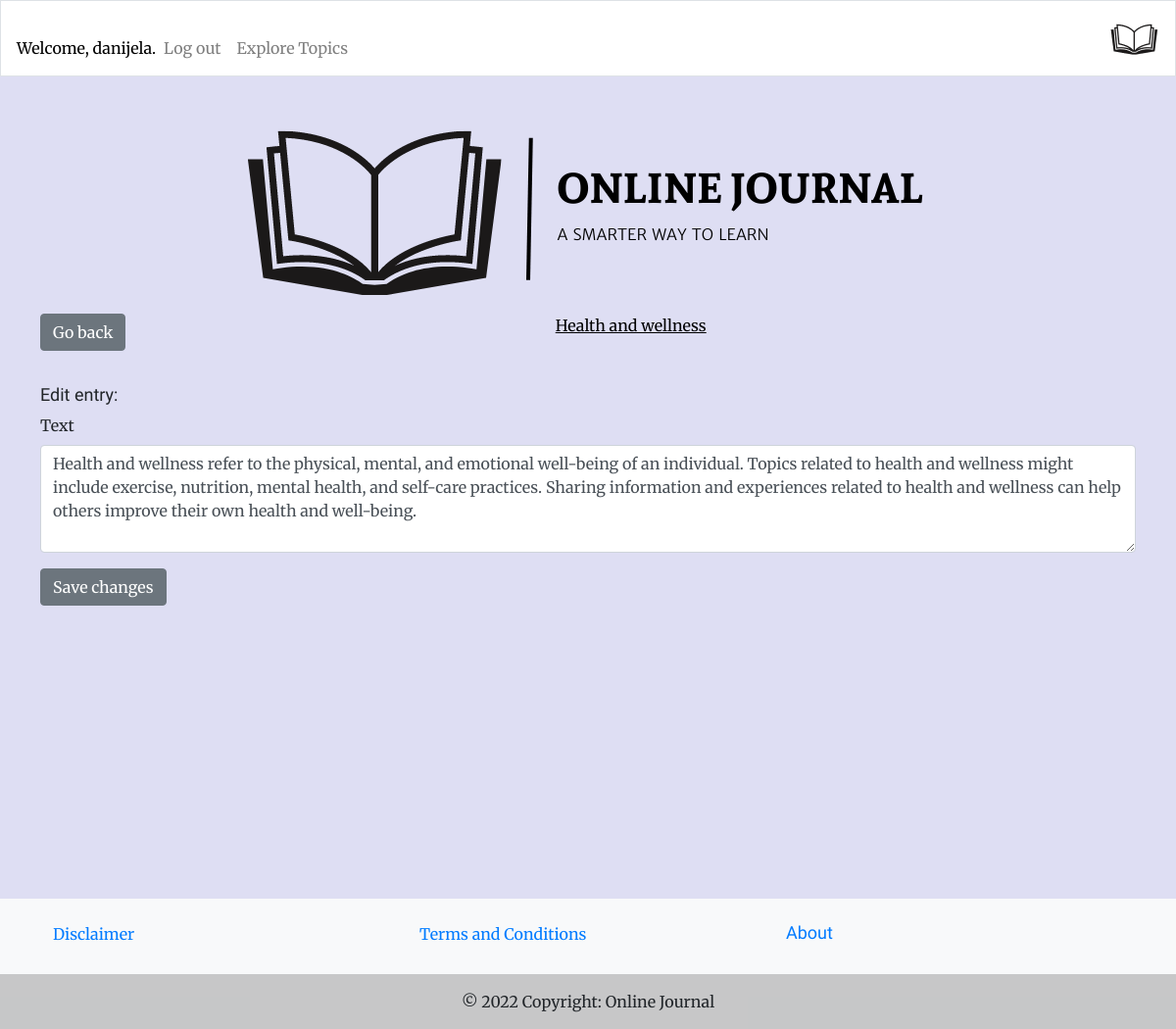
Page /edit_entry/16/ (signed in) on the committed database.
### learning_logs/models.py (models this page shows, shortened)
class Topic(models.Model):
    text = models.CharField(max_length=200)
    date_added = models.DateTimeField(auto_now_add=True)
    def __str__(self):
        return self.text

class Entry(models.Model):
    topic = models.ForeignKey(Topic, on_delete=models.CASCADE)
    text = models.TextField()
    date_added = models.DateTimeField(auto_now_add=True)

### learning_logs/views.py (the view)
# urls.py: path('edit_entry/<int:entry_id>/', views.edit_entry, name='edit_entry'),
@login_required
def edit_entry(request, entry_id):
    entry = get_object_or_404(Entry, id=entry_id)
    topic = entry.topic
    if request.method != 'POST':
        form = EntryModelForm(instance=entry)
    else:
        form = EntryModelForm(instance=entry, data=request.POST)
        if form.is_valid():
            form.save()
            return redirect('learning_logs:topic', topic_id=topic.id)
    context = {'entry': entry, 'topic': topic, 'form': form}
    return render(request, 'learning_logs/edit_entry.html', context)

### learning_logs/models.py
class EntryModelForm(forms.ModelForm):
    text = forms.CharField(
        widget=forms.Textarea(attrs={'class': 'form-control', 'rows': 4}),
        validators=[non_numeric, validate_length]
    )
    class Meta:
        model = Entry
        fields = ['text']

### learning_logs/templates/learning_logs/edit_entry.html (shortened to what this page needs)
{% extends "learning_logs/base.html" %}
{% load bootstrap4 %}
{% block content %}
<a class="btn btn-secondary go-back" href="javascript:history.back()">Go back</a>
  <p id="topic-name">
    <a class="topic-on-hand topic-edit" href="{% url 'learning_logs:topic' topic.id %}">{{ topic }}</a>
  </p>
  <h3>Edit entry:</h3>
  <form action="{% url 'learning_logs:edit_entry' entry.id %}" method='post'>
    {% bootstrap_form form %}
    <button name="submit" class="btn btn-secondary">Save changes</button>
  </form>
{% endblock content %}

### learning_logs/templates/learning_logs/base.html (shortened to what this page needs)
<!DOCTYPE html>
{% load bootstrap4 %}
{% load static %}
<html lang="en">
<head>
  {% block css %}
  <link rel="stylesheet" href="https://cdn.jsdelivr.net/npm/bootstrap@4.6.2/dist/css/bootstrap.min.css"
>
  {% endblock %}
  <link rel="stylesheet" href='{% static "css/styles.css" %}' type="text/css">
</head>
<body>
  <nav class="navbar navbar-expand-md mb-4 border navbar-light">
    <div class="collapse navbar-collapse" id="navbarTogglerDemo01">
      <ul class="navbar-nav">
        {% if user.is_authenticated %}
        <li class="nav-item">
          <span class="navbar-text">Welcome, {{ user.username }}.</span>
        </li>
        <li class="nav-item">
          <a class="nav-link" href="{% url 'users:logout' %}">Log out</a>
        </li>
        {% else %}
        <li class="nav-item">
          <a class="nav-link" href="{% url 'users:login' %}">Log in</a></li>
        <li class="nav-item">
          <a class="nav-link" href="{% url 'users:register' %}">Register</a>
        {% endif %}
      </ul>
      <ul class="navbar-nav">
        <li class="nav-item">
          <a class="nav-link" href="{% url 'learning_logs:topics'%}">
            Explore Topics</a></li>
      </ul>
    </div>
    <a class="navbar-brand mx-auto" href="{% url 'learning_logs:index'%}">
      <img src="{% static 'images/navbar-logo.png' %}" alt="Logo">
      </a>
  </nav>
  {% include 'learning_logs/includes/messages.html' %}
  <main role="main" class="container">
    <div class="container-md">
      <img class="logo-img" src="{% static 'images/logo.png' %}" alt="Logo">
    </div>
    <div>
      {% block content %}{% endblock content%}
    </div>
  </main>
  {% include 'learning_logs/footer.html' %}
</body>
</html>

### learning_logs/static/css/styles.css (style rules this page uses)
h1, h2, h3, h4, h5, h6 { font-family: 'Sura', sans-serif; font-size: large; }
body { background-color: #dedef3; font-family: 'Merriweather', sans-serif; }
.navbar { background: white; }
.navbar-brand { color: rgb(255 255 255); text-transform: uppercase; }
.nav-item, .nav-link { color: black; }
.navbar-light .navbar-text { color: black!important; }
.topic-on-hand { text-decoration: underline; color: black; text-align: center; }
.btn-secondary.go-back { float: left!important; }
main.container { padding: 11px; margin-bottom: 18rem; }
ul { margin-top: 20px!important; }
.container-md { text-align: center; }
img { display: block !important; margin: auto !important; }
a.go-back { color: white; text-decoration: none; }
p#topic-name { margin-bottom: 3rem; text-align: center; }

### rows in the picture
Topic: text "Health and wellness"
Entry: text "Health and wellness refer to the physical, mental, and emotional well-being of an individual. Topics related to health and wellness might include exercise, nutrition, mental health, and self-care practices. Sharing information and experiences related to health and wellness can help others improve their own health and well-being."

### other values in the picture
{{ user.username }} "danijela"
